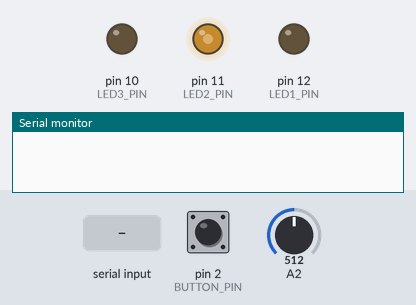
Simulated run of this sketch. Board: Arduino Uno, built with avr-gcc and run on an emulated ATmega328P. On the bench: output pins drawn as LEDs (lit = HIGH), the last lines printed to the serial monitor. Dashed ring = blinking. Inputs (shaded band) come from the test bench; at power-on: A2 = 512, pin 2 (BUTTON_PIN) LOW.

Above: at 1.2 s.
1.3 s: A2 set to 716
At 1.9 s:
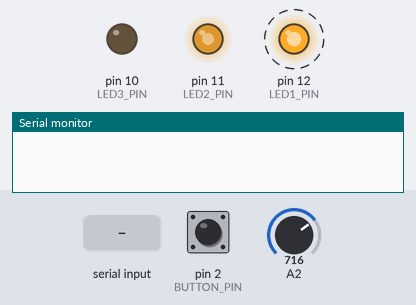
4.3 s: pin 2 (BUTTON_PIN) pulled HIGH for 0.15 s
At 4.37 s:
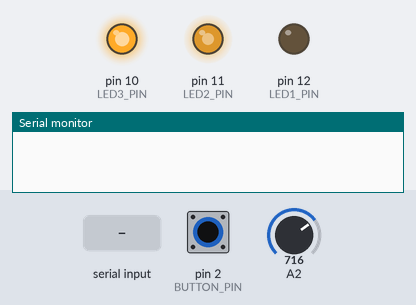
7.3 s: A2 set to 900
At 7.4 s:
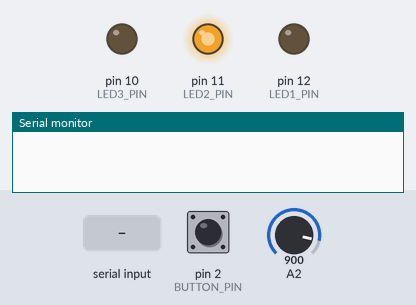
10.3 s: pin 2 (BUTTON_PIN) pulled HIGH for 1 s
At 10.9 s:
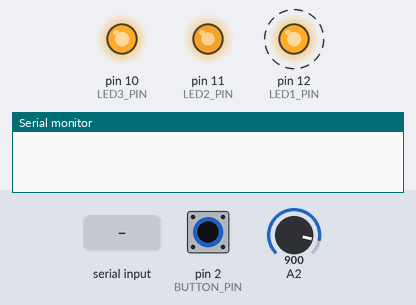
13.3 s: "30,150\n" received over Serial
16.3 s: A2 set to 122
At 33.3 s:
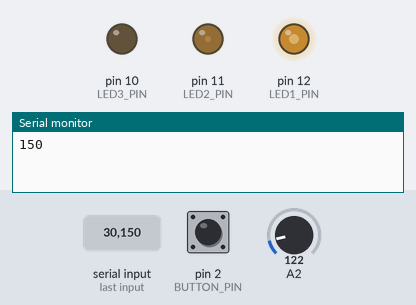
Timing chart, 0 to 34.3 s (numbered marks = the images above; inputs shaded):
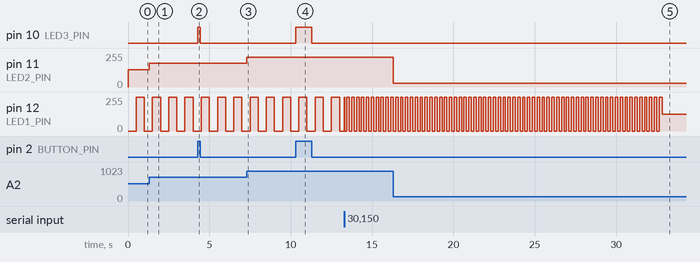

Measured:
- after the input at 1.3 s, pin 11 (LED2_PIN): 128/255 → 179/255 at once
- after the input at 4.3 s, pin 10 (LED3_PIN): LOW → HIGH at once, → LOW 0.15 s later
- after the input at 7.3 s, pin 11 (LED2_PIN): 179/255 → 225/255 at once
- after the input at 10.3 s, pin 10 (LED3_PIN): LOW → HIGH at once, → LOW 1.0 s later
- after the input at 16.3 s, pin 11 (LED2_PIN): 225/255 → 30/255 at once
- by itself, pin 12 (LED1_PIN): repeats every 0.30 s: 255/255 0.15 s, 0/255 0.15 s, until it stays 127/255 from 32.8 s

The sketch:

Activity10.ino
```cpp
#define LED1_PIN 12
#define LED2_PIN 11
#define LED3_PIN 10
#define BUTTON_PIN 2
#define POT A2

int blinkDelay = 500;
int LEDState = LOW;
int lastBlink = millis();

void setup() {
  Serial.begin(9600);
  Serial.setTimeout(10);

  pinMode(LED1_PIN, OUTPUT);
  pinMode(LED2_PIN, OUTPUT);
  pinMode(LED3_PIN, OUTPUT);
  pinMode(BUTTON_PIN, INPUT);


}

void loop() {
  if (Serial.available() > 0) {
    int data = Serial.parseInt();
    if ((data >= 100) && (data <= 4000)) {
      blinkDelay = data;
      Serial.println(blinkDelay);
    }
  }

  if(millis()-lastBlink > blinkDelay){
    if (LEDState == LOW) {
      LEDState = HIGH;
    }
    else {
      LEDState = LOW;
  }
  lastBlink += blinkDelay;
  }

  digitalWrite(LED1_PIN, LEDState);

  // set LED2 from potentiometer
  analogWrite(LED2_PIN, analogRead(A2)/4);

  // power on LED3 when button is pressed
  if (digitalRead(BUTTON_PIN) == HIGH){
    digitalWrite(LED3_PIN, HIGH);
  }
  else {
    digitalWrite(LED3_PIN, LOW);
  }

}
```
